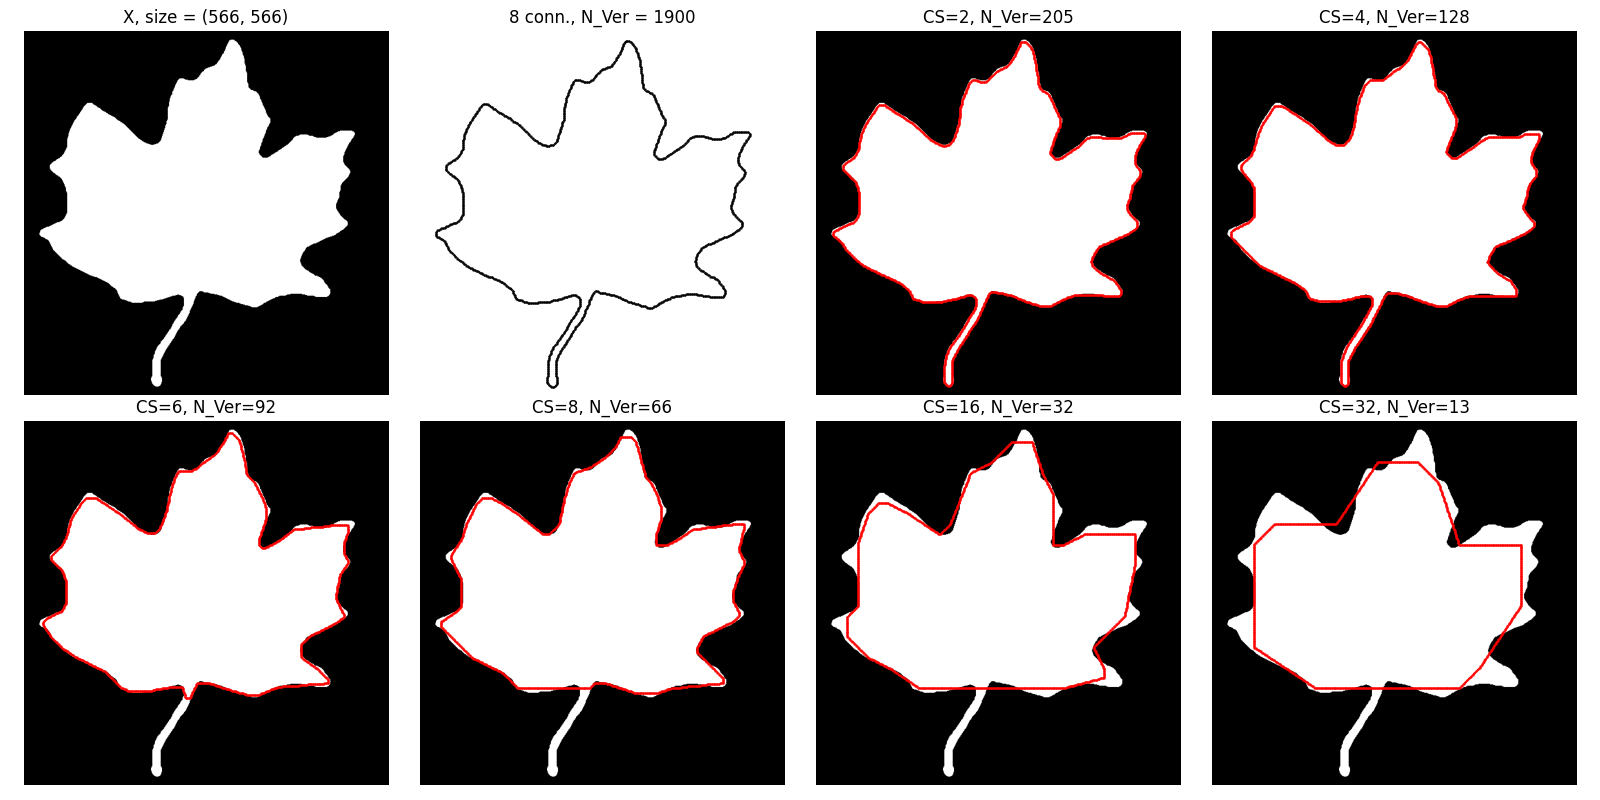

This figure's Python source:

import sys
import os

import numpy as np
import matplotlib.pyplot as plt
from skimage.io import imread
from libDIPUM.im2minperpoly import im2minperpoly
from libDIPUM.connectpoly import connectpoly
from libDIPUM.bound2im import bound2im
from libDIPUM.bwboundaries import bwboundaries
from libDIPUM.data_path import dip_data

print("Running Figure1209 (Minimum Perimeter Polygon)...")

# 1. Data
path = dip_data('mapleleaf.tif')
B = imread(path)
if B.ndim == 3:
    B = B[:,:,0]
B = B > 0 # Assume >0 is object

LesCellSize = [2, 4, 6, 8, 16, 32]
M, N = B.shape

# Boundaries
boundaries = bwboundaries(B, conn=8)
if boundaries:
    b = boundaries[0]
else:
    b = np.array([])

bIm = bound2im(b, M, N)

B2_list = []
B2_coords = []
LesX_list = []

for cellsize in LesCellSize:
    print(f"Processing Cell Size {cellsize}...")
    X, Y, R = im2minperpoly(B, cellsize)
    LesX_list.append(len(X))

    # ConnectPoly
    if len(X) > 0:
        b2 = connectpoly(X, Y)
        B2 = bound2im(b2, M, N)
        B2_coords.append(b2)
    else:
        B2 = np.zeros_like(B)
        B2_coords.append(np.zeros((0, 2), dtype=int))

    B2_list.append(B2)

# Display
fig, axes = plt.subplots(2, 4, figsize=(16, 8))
ax = axes.ravel()

# 1. Original
ax[0].imshow(B, cmap='gray')
ax[0].set_title(f'X, size = {B.shape}')
ax[0].axis('off')

# 2. Boundary (negative display with dotted boundary points)
ax[1].imshow(np.ones_like(B), cmap='gray', vmin=0, vmax=1)
if len(b) > 0:
    ax[1].plot(b[:, 1], b[:, 0], 'k.', markersize=1.0)
ax[1].set_title(f'8 conn., N_Ver = {len(b)}')
ax[1].set_aspect('equal')
ax[1].axis('off')

for i, cellsize in enumerate(LesCellSize):
    idx = i + 2
    if idx < 8:
        pts = B2_coords[i]
        # Overlay approximated contour on original image.
        ax[idx].imshow(B, cmap='gray')
        if len(pts) > 0:
            ax[idx].plot(pts[:, 1], pts[:, 0], 'r.', markersize=1.1)
        ax[idx].set_title(f'CS={cellsize}, N_Ver={LesX_list[i]}')
        ax[idx].set_aspect('equal')
        ax[idx].axis('off')

plt.tight_layout()
plt.savefig('Figure1209.png')
plt.show()
